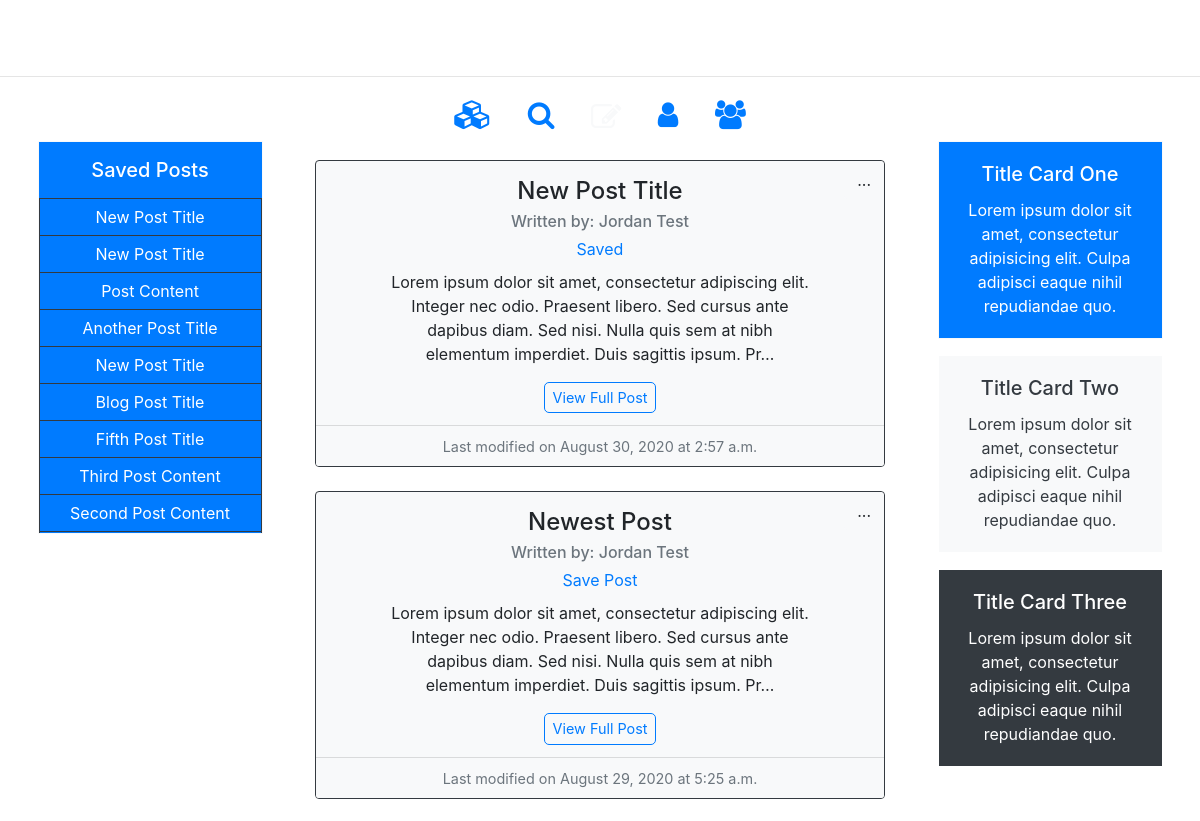
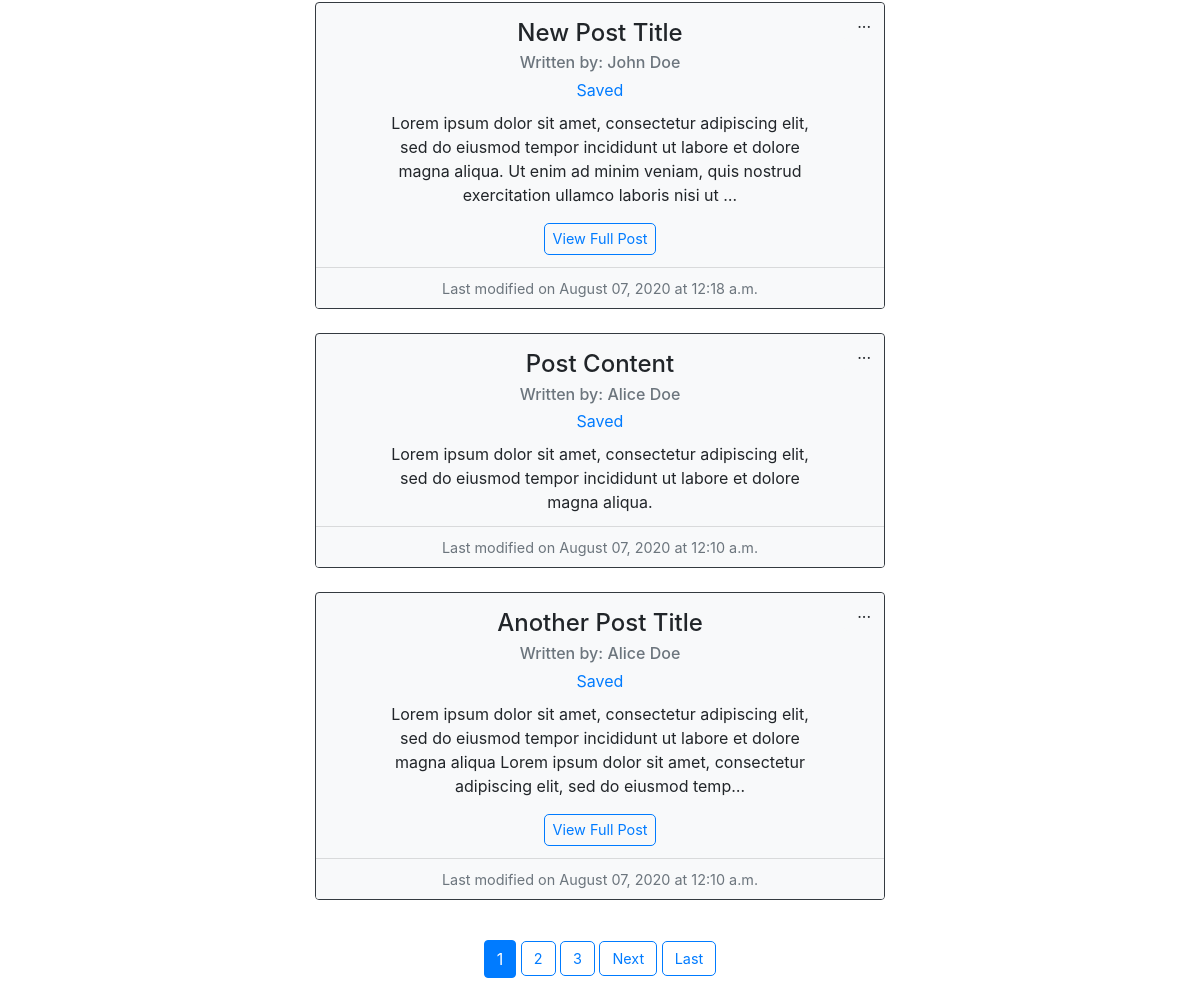
The app's page / (signed in) with its own data (2 pictures, top to bottom).
### blog/models.py (models this page shows, shortened)
class SavedPost(models.Model):
    user = models.ForeignKey(User, on_delete=models.CASCADE)
    saved_post = models.ForeignKey(Post, on_delete=models.CASCADE)
    time_added = models.DateTimeField(auto_now=True)

class Post(models.Model):
    title = models.CharField(max_length=100)
    content = models.TextField()
    author = models.ForeignKey(User, on_delete=models.CASCADE)
    last_modified = models.DateTimeField(auto_now=True)

### blog/views.py (the view)
# urls.py: path("", views.PostListView.as_view(), name='blog-home'),
class PostListView(LoginRequiredMixin, ListView):
    model = Post
    template_name = 'blog/index.html'
    paginate_by = 5
    ordering = ['-last_modified']
    def get_context_data(self, **kwargs):
        context = super().get_context_data(**kwargs)
        context["home"] = 'active'
        context["saved_posts"] = SavedPost.objects.filter(
            user=self.request.user).all().order_by('-time_added')
        return context

### blog/context_processors.py (called while the page is built)
def saved_posts_list(request):
    if (request.user.username):
        saved_posts = list(SavedPost.objects.filter(user=request.user).all().values('saved_post'))
        saved_posts_list = list(map(lambda x: x["saved_post"], saved_posts))
    else:
        saved_posts_list = 0
    return {
        'saved_posts_list': saved_posts_list,
    }

### blog/templates/blog/index.html (shortened to what this page needs)
{% extends "blog/layout.html" %}
{% block content %}
    <div class='row no-gutters justify-content-center'>
        <div class='col-lg-3 savedposts d-none d-lg-block'>
          <br><br>
            <div class="btn-group-vertical home-saved-posts w-75 text-center text-white border border-light">
            {% if saved_posts %}
              <div class='p-3 bg-primary save-btn-list'><h5 class='mb-0'>Saved Posts</h5></div>
            {% else %}
              <div class='p-3 save-btn-list'><h5 class='mb-0'>Saved Posts</h5></div>
            {% endif %}
              {% for save in saved_posts %}
                <a data-id='{{ save.saved_post.id }}' href="{% url 'post-detail' save.saved_post.id %}" class='btn btn-primary border border-dark'>{{save.saved_post.title|title}}</a>
              {% empty %}
                <p class='text-dark bg-light mt-1 mb-0 p-2'>You do not have any saved posts.<br><br>Saved posts will get stored here, so you can read through them when you have the time.</p>
              {% endfor %}
            </div>
        </div>
        <div class='col-lg-6 col-md-9 col-sm-11'>
          <div class='text-center text-primary mb-4 icon-list'>
              <a data-toggle="tooltip" data-placement="top" title="Saved Posts" href="{% url 'saved-posts' %}"><i class="fa fa-cubes mx-3"></i></a>
              <a data-toggle="tooltip" data-placement="top" title="Search" href='{% url "post-search" %}'><i class="fa fa-search mx-3"></i></a>
              <a class='text-light' data-toggle="tooltip" data-placement="top" title="Create Post" href='{% url "create-post" %}'><i class="fa fa-edit mx-3 middle-icon"></i></a>
              <a data-toggle="tooltip" data-placement="top" title="View Your Profile" href='{% url "user-posts" user.username %}'><i class="fa fa-user mx-3"></i></a>
              <a data-toggle="tooltip" data-placement="top" title="View Users" href='{% url "users-list" %}'><i class="fa fa-users mx-3"></i></a>
          </div>
            {% for post in object_list %}
                <div class="card home-post mx-auto mb-4 border border-dark rounded-bottom text-center bg-light"">
                  <div class="card-body pt-3 pb-2">
                    <div class="dropdown home-post-dropdown">
                      <a class="btn bg-light" type="button" id="dropdownMenu1" data-toggle="dropdown" aria-haspopup="true" aria-expanded="false">
                        ...
                      </a>
                    </div>
                    <h4 class="card-title">{{post.title|title}}</h4>
                    <h6 class="card-subtitle text-muted mb-1">Written by: <a class='text-muted' href="{% url 'user-posts' post.author.username %}">{{ post.author.get_full_name|title }}</a></h6>
                    <form action="{% url 'save-post' post.id %}">
                      {% if post.id in saved_posts_list %}
                      <button type=submit data-id='{{ post.id }}' class="btn btn-link py-0 card-link save-post-link">Saved</button>
                      {% else %}
                      <button type=submit data-id='{{ post.id }}' class="btn btn-link py-0 card-link save-post-link">Save Post</button>
                      {% endif %}
                    </form>
                    <p class="card-text mt-2 px-5">{{post.content|truncatechars:200}}</p>
                    {% if post.content|length > 200 %}
                      <a href="{% url 'post-detail' post.id %}" class="card-link btn btn-outline-primary py-1 px-2">View Full Post</a>
                    {% endif %}
                  </div>
                  <div class="card-footer bg-light text-muted mt-1 p-2">
                    <small>Last modified on {{post.last_modified|date:'F d, Y'}} at {{post.last_modified|date:'P'}}</small>
                  </div>
                </div>
            {% endfor %}
            {% if is_paginated %}
                <div class="pages text-center pb-5 pt-3">
                    {% for num in page_obj.paginator.page_range %}
                        {% if num == page_obj.number %}
                          <a class='btn btn-primary' href="?page={{ num }}">{{num}}</a>
                        {% elif num > page_obj.number|add:'-3' and num < page_obj.number|add:'3' %}
                          <a class='btn bottom-page-link btn-outline-primary' href="?page={{ num }}">{{num}}</a>
                        {% endif %}
                    {% endfor %}
                    {% if page_obj.has_next %}
                        <a class='btn bottom-page-link btn-outline-primary' href="?page={{ page_obj.next_page_number }}">Next</a>
                        <a class='btn bottom-page-link btn-outline-primary' href="?page={{ page_obj.paginator.num_pages }}">Last</a>
                    {% endif %}
                </div>
            {% endif %}
        </div>
        <div class='col-lg-3 text-center text-white d-none d-lg-block'>
          <br><br>
            <div class="card bg-primary w-75 mb-3 mx-auto border border-light rounded-0">
              <div class="card-body">
                <h5 class="card-title">Title Card One</h5>
                <p class="card-text">Lorem ipsum dolor sit amet, consectetur adipisicing elit. Culpa adipisci eaque nihil repudiandae quo.</p>
              </div>
            </div>
            <div class="card bg-light text-dark w-75 mb-3 mx-auto border border-white rounded-0">
              <div class="card-body">
                <h5 class="card-title">Title Card Two</h5>
                <p class="card-text">Lorem ipsum dolor sit amet, consectetur adipisicing elit. Culpa adipisci eaque nihil repudiandae quo.</p>
              </div>
            </div>
            <div class="card bg-dark w-75 mb-3 mx-auto border border-white rounded-0">
              <div class="card-body">
                <h5 class="card-title">Title Card Three</h5>
                <p class="card-text">Lorem ipsum dolor sit amet, consectetur adipisicing elit. Culpa adipisci eaque nihil repudiandae quo.</p>
              </div>
            </div>
        </div>
    </div>
{% endblock %}

### blog/static/blog/main.css (style rules this page uses)
:root { --primary-color: #375670; --secondary-color: #BBD0E0; --light-color: #f8f9fa; --btn-color: #CD9245; --border-color: #647E91; }
body { background-image: url('https://cdn.pixabay.com/photo/2014/06/16/23/39/black-370118_960_720.png'); width: 100%; min-height: 100vh; background-position: center; background-repeat: no-repeat; background-size: cover; background-attachment: fixed; }
small { font-size: 0.9rem; }
.card-text { white-space: pre-wrap; }
.btn-group-vertical { margin: 0 auto; text-align: center; display: block; }
.home-saved-posts { max-height: 393px; overflow-y: scroll; }
.savedposts a { white-space: normal; }
.icon-list a { font-size: 1.8rem; }
.icon-list .middle-icon { font-size: 1.9rem; position: relative; top: 3px }
.home-post { width: 95%; }
.home-post-dropdown { position: absolute; right: 0px; top: 0px; }
.btn-outline-primary { border-radius: 5px; font-size: 0.9rem; }
.home-saved-posts { -ms-overflow-style: none; scrollbar-width: none; }

### records on screen
SavedPost: saved_post "New Post Title"
SavedPost: saved_post "New Post Title"
SavedPost: saved_post "Post Content"
SavedPost: saved_post "Another Post Title"
SavedPost: saved_post "New Post Title"
SavedPost: saved_post "Blog Post Title"
SavedPost: saved_post "Fifth Post Title"
SavedPost: saved_post "Third Post Content"
SavedPost: saved_post "Second Post Content"
Post: title "New Post Title", author.get_full_name "Jordan Test", content "Lorem ipsum dolor sit amet, consectetur adipiscing elit. Integer nec odio. Praesent libero. Sed cursus ante dapibus diam. Sed nisi. Nulla quis sem at nibh elementum imperdiet. Duis sagittis ipsum. Pr…", shows "View Full Post", last_modified "August 30, 2020", last_modified "2:57 a.m."
Post: title "Newest Post", author.get_full_name "Jordan Test", content "Lorem ipsum dolor sit amet, consectetur adipiscing elit. Integer nec odio. Praesent libero. Sed cursus ante dapibus diam. Sed nisi. Nulla quis sem at nibh elementum imperdiet. Duis sagittis ipsum. Pr…", shows "View Full Post", last_modified "August 29, 2020", last_modified "5:25 a.m."
Post: title "New Post Title", author.get_full_name "John Doe", content "Lorem ipsum dolor sit amet, consectetur adipiscing elit, sed do eiusmod tempor incididunt ut labore et dolore magna aliqua. Ut enim ad minim veniam, quis nostrud exercitation ullamco laboris nisi ut …", shows "View Full Post", last_modified "August 07, 2020", last_modified "12:18 a.m."
Post: title "Post Content", author.get_full_name "Alice Doe", content "Lorem ipsum dolor sit amet, consectetur adipiscing elit, sed do eiusmod tempor incididunt ut labore et dolore magna aliqua.", last_modified "August 07, 2020", last_modified "12:10 a.m."
Post: title "Another Post Title", author.get_full_name "Alice Doe", content "Lorem ipsum dolor sit amet, consectetur adipiscing elit, sed do eiusmod tempor incididunt ut labore et dolore magna aliqua Lorem ipsum dolor sit amet, consectetur adipiscing elit, sed do eiusmod temp…", shows "View Full Post", last_modified "August 07, 2020", last_modified "12:10 a.m."

### other values on screen
{{ num }} "1"
{{ num }} "2" "3"
